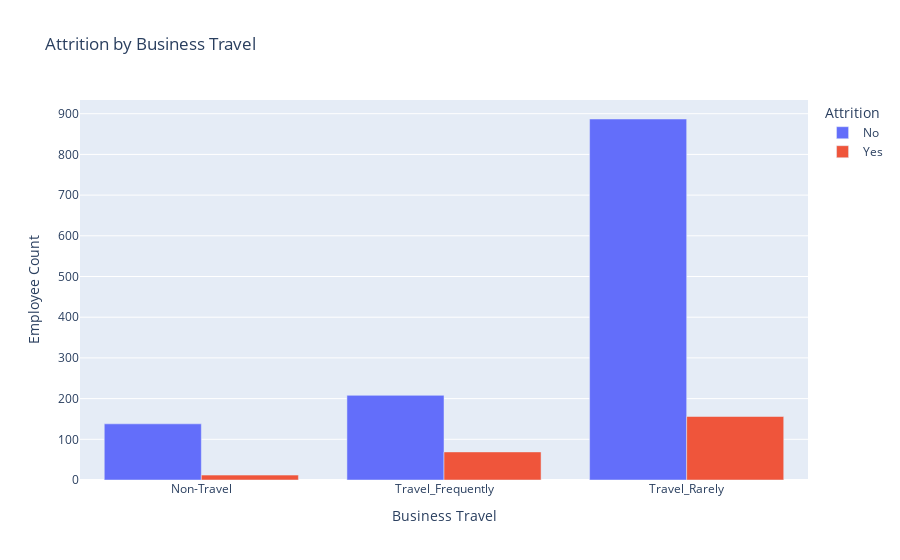

Notebook cell for this chart:
### Code cell
# Grouped Bar Chart Business Travel by Attrition
bar_df = df.groupby(["BusinessTravel", "Attrition"]).size().reset_index(name="Count")

fig = px.bar(bar_df,
             x="BusinessTravel",
             y="Count",
             color="Attrition",
             barmode="group",
             title="Attrition by Business Travel",
             labels={"BusinessTravel": "Business Travel", "Count": "Employee Count"})
fig.show()

### Figure 1 — Plotly figure (JSON) as saved in the notebook; plotly's stock layout.template omitted (floating-point values rounded to 4 significant figures)
{"data": [{"alignmentgroup": "True", "hovertemplate": "Attrition=No<br>Business Travel=%{x}<br>Employee Count=%{y}<extra></extra>", "legendgroup": "No", "marker": {"color": "#636efa", "pattern": {"shape": ""}}, "name": "No", "offsetgroup": "No", "orientation": "v", "showlegend": true, "textposition": "auto", "type": "bar", "x": ["Non-Travel", "Travel_Frequently", "Travel_Rarely"], "xaxis": "x", "y": [138, 208, 887], "yaxis": "y"}, {"alignmentgroup": "True", "hovertemplate": "Attrition=Yes<br>Business Travel=%{x}<br>Employee Count=%{y}<extra></extra>", "legendgroup": "Yes", "marker": {"color": "#EF553B", "pattern": {"shape": ""}}, "name": "Yes", "offsetgroup": "Yes", "orientation": "v", "showlegend": true, "textposition": "auto", "type": "bar", "x": ["Non-Travel", "Travel_Frequently", "Travel_Rarely"], "xaxis": "x", "y": [12, 69, 156], "yaxis": "y"}], "layout": {"barmode": "group", "legend": {"title": {"text": "Attrition"}, "tracegroupgap": 0}, "title": {"text": "Attrition by Business Travel"}, "xaxis": {"anchor": "y", "domain": [0, 1], "title": {"text": "Business Travel"}}, "yaxis": {"anchor": "x", "domain": [0, 1], "title": {"text": "Employee Count"}}}}
